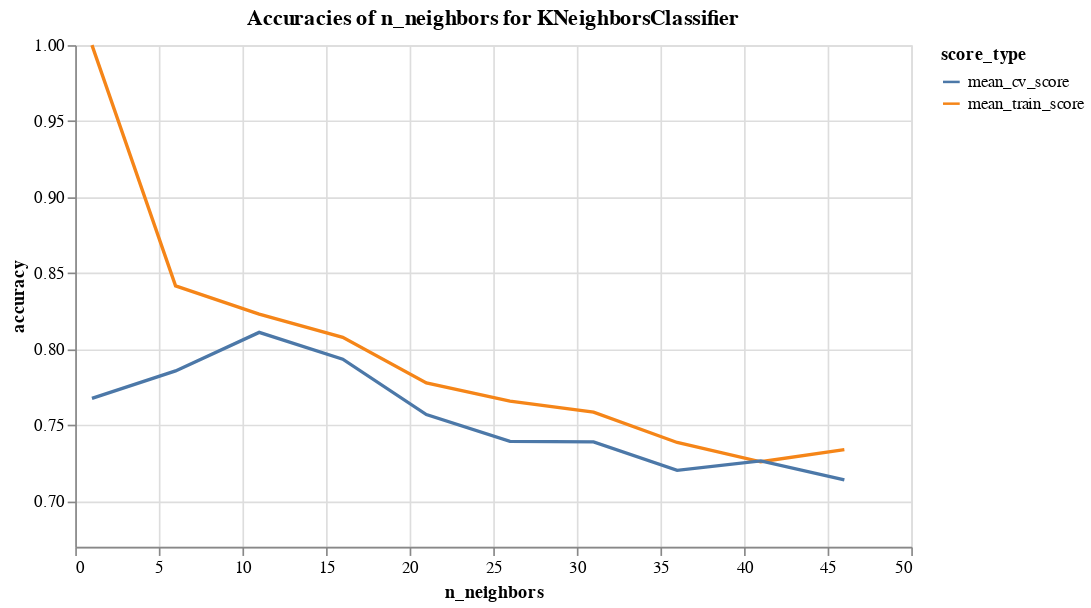

Write notebook code for a chart like this one.
### Code cell
plotting_source = results_df.melt(
    id_vars='n_neighbors',
    value_vars=['mean_train_score', 'mean_cv_score'],
    var_name='score_type',
    value_name='accuracy'
)

K_plot = alt.Chart(plotting_source, width=500, height=300).mark_line().encode(
    alt.X('n_neighbors:Q'),
    alt.Y('accuracy:Q', scale=alt.Scale(domain=[.67, 1.00])),
    alt.Color('score_type:N')
).properties(title="Accuracies of n_neighbors for KNeighborsClassifier")

K_plot

### Figure 1 — Vega-Lite specification as saved in the notebook (floating-point values rounded to 4 significant figures)
{"config": {"view": {"continuousWidth": 400, "continuousHeight": 300}}, "data": {"name": "data-0a30ebbeafb719cb7f4a23a7432da33a"}, "mark": "line", "encoding": {"color": {"field": "score_type", "type": "nominal"}, "x": {"field": "n_neighbors", "type": "quantitative"}, "y": {"field": "accuracy", "scale": {"domain": [0.67, 1.0]}, "type": "quantitative"}}, "height": 300, "title": "Accuracies of n_neighbors for KNeighborsClassifier", "width": 500, "$schema": "https://vega.github.io/schema/vega-lite/v4.17.0.json", "datasets": {"data-0a30ebbeafb719cb7f4a23a7432da33a": [{"n_neighbors": 1, "score_type": "mean_train_score", "accuracy": 1.0}, {"n_neighbors": 6, "score_type": "mean_train_score", "accuracy": 0.8417}, {"n_neighbors": 11, "score_type": "mean_train_score", "accuracy": 0.8231}, {"n_neighbors": 16, "score_type": "mean_train_score", "accuracy": 0.8077}, {"n_neighbors": 21, "score_type": "mean_train_score", "accuracy": 0.7778}, {"n_neighbors": 26, "score_type": "mean_train_score", "accuracy": 0.7659}, {"n_neighbors": 31, "score_type": "mean_train_score", "accuracy": 0.7585}, {"n_neighbors": 36, "score_type": "mean_train_score", "accuracy": 0.7386}, {"n_neighbors": 41, "score_type": "mean_train_score", "accuracy": 0.7259}, {"n_neighbors": 46, "score_type": "mean_train_score", "accuracy": 0.7339}, {"n_neighbors": 1, "score_type": "mean_cv_score", "accuracy": 0.7676}, {"n_neighbors": 6, "score_type": "mean_cv_score", "accuracy": 0.7857}, {"n_neighbors": 11, "score_type": "mean_cv_score", "accuracy": 0.811}, {"n_neighbors": 16, "score_type": "mean_cv_score", "accuracy": 0.7934}, {"n_neighbors": 21, "score_type": "mean_cv_score", "accuracy": 0.757}, {"n_neighbors": 26, "score_type": "mean_cv_score", "accuracy": 0.7393}, {"n_neighbors": 31, "score_type": "mean_cv_score", "accuracy": 0.739}, {"n_neighbors": 36, "score_type": "mean_cv_score", "accuracy": 0.7202}, {"n_neighbors": 41, "score_type": "mean_cv_score", "accuracy": 0.7265}, {"n_neighbors": 46, "score_type": "mean_cv_score", "accuracy": 0.714}]}}
